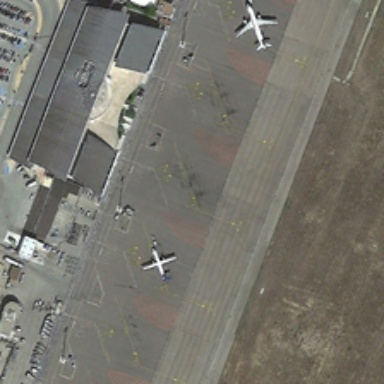
#> input picture scripts/data/data_augment/images/airport_17.jpg, 384 x 384 px; its folder holds 4 pictures in this run
$ python data_augment_score.py
#> lines starting #> are read from the running program, lines starting #| are printed output that depends on the picture
#!/usr/bin/env python3

import os
import numpy as np
from PIL import Image
from skimage.metrics import structural_similarity as ssim
from sklearn.metrics import mean_squared_error

# Folder where all the images are
IMAGE_DIR = "./images"  # Adjust this path if needed

# Get all image filenames
all_files = sorted(f for f in os.listdir(IMAGE_DIR) if f.endswith(".jpg"))

# Group base names
base_names = sorted(set(
    f.replace(".jpg", "").split("_v")[0] for f in all_files if "_v" not in f
))


print(f"\nEvaluating SSIM + MSE for {len(base_names)} image groups...\n")
print(f"{'Image':<25} | {'SSIM v1':<8} {'MSE v1':<10} | {'SSIM v2':<8} {'MSE v2':<10}")
print("-" * 70)

for base in base_names:
    try:
        # Load images in grayscale
        img_o = np.array(Image.open(os.path.join(IMAGE_DIR, f"{base}.jpg")).convert("L"))
        img_v1 = np.array(Image.open(os.path.join(IMAGE_DIR, f"{base}_v1.jpg")).convert("L"))
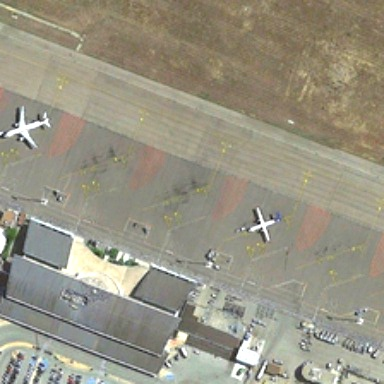
#> input picture scripts/data/data_augment/images/airport_17_v1.jpg, 384 x 384 px
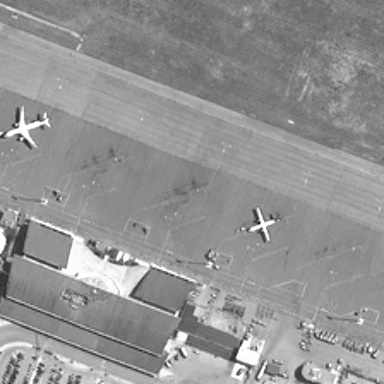
#> img_v1: shape (384, 384); min 23, max 255, mean 147
        img_v2 = np.array(Image.open(os.path.join(IMAGE_DIR, f"{base}_v2.jpg")).convert("L"))
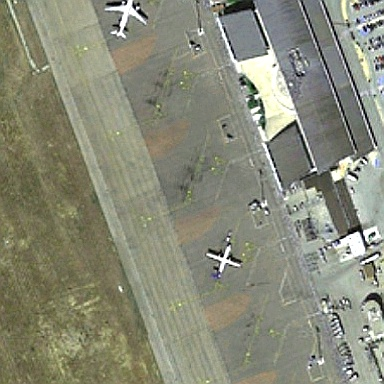
#> input picture scripts/data/data_augment/images/airport_17_v2.jpg, 384 x 384 px
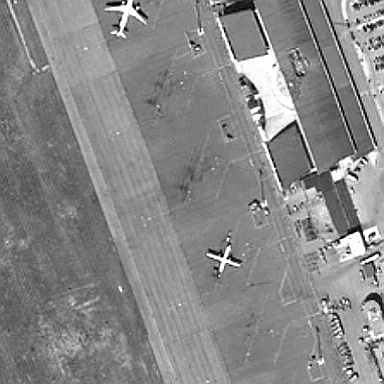
#> img_v2: shape (384, 384); min 0, max 255, mean 135.5

        # Compute SSIM and MSE
        ssim_v1 = ssim(img_o, img_v1)
#> ssim_v1 = 0.395
        mse_v1 = mean_squared_error(img_o.flatten(), img_v1.flatten())
#> mse_v1 = 2274.8
        ssim_v2 = ssim(img_o, img_v2)
#> ssim_v2 = 0.294
        mse_v2 = mean_squared_error(img_o.flatten(), img_v2.flatten())
#> mse_v2 = 2245.4

        print(f"{base:<25} | {ssim_v1:.3f}    {mse_v1:<10.2f} | {ssim_v2:.3f}    {mse_v2:<10.2f}")
#| airport_17                | 0.395    2274.77    | 0.294    2245.37
    except Exception as e:
        print(f"{base:<25} | Error: {e}")
